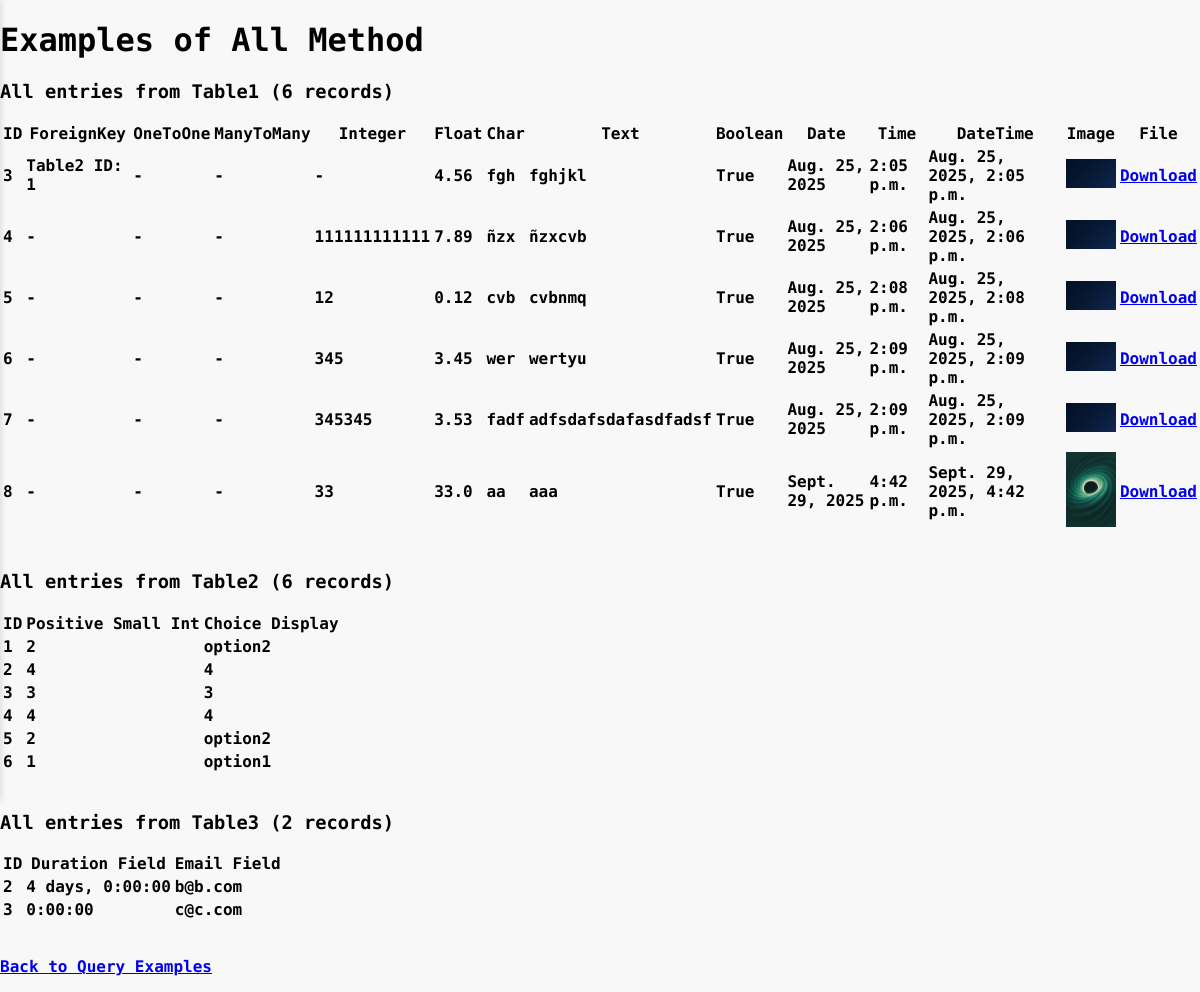
/all_example, run on the app's committed database.
### rest/models.py (models this page shows, shortened)
class Table1(models.Model):
    foreign_key = models.ForeignKey(Table2, on_delete=models.CASCADE, related_name='table1_foreign', null=True, blank=True)
    one_to_one = models.OneToOneField(Table2, on_delete=models.CASCADE, related_name='table1_one', null=True, blank=True)
    many_to_many = models.ManyToManyField(Table3, related_name='table1_many', blank=True)
    integer_field = models.IntegerField(null=True, blank=True)      # Integer value (optional)
    float_field = models.FloatField(null=True, blank=True)          # Floating point number
    char_field = models.CharField(max_length=15)                    # Short text with max length
    text_field= models.TextField(blank=True)                        # Long text (optional)
    boolean_field = models.BooleanField(default=False)              # True or False
    date_field = models.DateField(null=True, blank=True)           # Date only
    time_field = models.TimeField(null=True, blank=True)           # Time only
    datetime_field = models.DateTimeField(null=True, blank=True)   # Full date and time
    image_field = models.ImageField(upload_to='images/', null=True, blank=True)  # For image files
    file_field = models.FileField(upload_to='files/', null=True, blank=True)     # For general files

class Table2(models.Model):
    CHOICES = (
        (1, 'option1'),
        (2, 'option2'),
    )
    positive_small_int = models.PositiveSmallIntegerField(choices=CHOICES, default=1)
    def __str__(self):
        return f"Table2 ID: {self.id}"

class Table3(models.Model):
    duration_field = models.DurationField()
    email_field = models.EmailField(max_length=254, unique=True)

### rest/views.py (the view)
# urls.py: path('all_example', views.all_example, name='all_example'),
def all_example(request):
    all_table1 = Table1.objects.all()
    all_table2 = Table2.objects.all()
    all_table3 = Table3.objects.all()
    context = {
        'type': 'All',
        'table1_data': all_table1,
        'table2_data': all_table2,
        'table3_data': all_table3,
        'table1_count': all_table1.count(),
        'table2_count': all_table2.count(),
        'table3_count': all_table3.count(),
    }
    return render(request, 'all_queries.html', context)

### json_app/context_processors.py (called while the page is built)
def dark_mode_context(request):
    return {'dark_mode': request.session.get('dark_mode', False)}

### rest/templates/all_queries.html
{% extends "base.html" %}
{% block body %}
<h1>Examples of {{ type }} Method</h1>
<h3>All entries from Table1 ({{ table1_count }} records)</h3>
{% if table1_data %}
<table>
    <thead>
        <tr>
            <th>ID</th>
            <th>ForeignKey</th>
            <th>OneToOne</th>
            <th>ManyToMany</th>
            <th>Integer</th>
            <th>Float</th>
            <th>Char</th>
            <th>Text</th>
            <th>Boolean</th>
            <th>Date</th>
            <th>Time</th>
            <th>DateTime</th>
            <th>Image</th>
            <th>File</th>
        </tr>
    </thead>
    <tbody>
        {% for entry in table1_data %}
        <tr>
            <td>{{ entry.id }}</td>
            <td>{{ entry.foreign_key|default:"-" }}</td>
            <td>{{ entry.one_to_one|default:"-" }}</td>
            <td>
                {% for m in entry.many_to_many.all %}
                    {{ m.email_field }}{% if not forloop.last %}, {% endif %}
                {% empty %}
                    -
                {% endfor %}
            </td>
            <td>{{ entry.integer_field|default:"-" }}</td>
            <td>{{ entry.float_field|default:"-" }}</td>
            <td>{{ entry.char_field|default:"-" }}</td>
            <td>{{ entry.text_field|default:"-" }}</td>
            <td>{{ entry.boolean_field }}</td>
            <td>{{ entry.date_field|default:"-" }}</td>
            <td>{{ entry.time_field|default:"-" }}</td>
            <td>{{ entry.datetime_field|default:"-" }}</td>
            <td>
                {% if entry.image_field %}
                    <img src="{{ entry.image_field.url }}" alt="img" width="50">
                {% else %}
                    -
                {% endif %}
            </td>
            <td>
                {% if entry.file_field %}
                    <a href="{{ entry.file_field.url }}">Download</a>
                {% else %}
                    -
                {% endif %}
            </td>
        </tr>
        {% endfor %}
    </tbody>
</table>
{% else %}
<p>No records found in Table1.</p>
{% endif %}
<br>
<h3>All entries from Table2 ({{ table2_count }} records)</h3>
{% if table2_data %}
<table>
    <thead>
        <tr>
            <th>ID</th>
            <th>Positive Small Int</th>
            <th>Choice Display</th>
        </tr>
    </thead>
    <tbody>
        {% for entry in table2_data %}
        <tr>
            <td>{{ entry.id }}</td>
            <td>{{ entry.positive_small_int }}</td>
            <td>{{ entry.get_positive_small_int_display }}</td>
        </tr>
        {% endfor %}
    </tbody>
</table>
{% else %}
<p>No records found in Table2.</p>
{% endif %}
<br>
<h3>All entries from Table3 ({{ table3_count }} records)</h3>
{% if table3_data %}
<table>
    <thead>
        <tr>
            <th>ID</th>
            <th>Duration Field</th>
            <th>Email Field</th>
        </tr>
    </thead>
    <tbody>
        {% for entry in table3_data %}
        <tr>
            <td>{{ entry.id }}</td>
            <td>{{ entry.duration_field }}</td>
            <td>{{ entry.email_field }}</td>
        </tr>
        {% endfor %}
    </tbody>
</table>
{% else %}
<p>No records found in Table3.</p>
{% endif %}
<br>
<p><a href="{% url 'making_queries' %}">Back to Query Examples</a></p>
{% endblock %}

### static/css/style.css (style rules this page uses)
:root { --dark-color: #181D27; --white-color: #F8F8F8; --green-body: #44B78B; --padding: 10px; --font-: 'Jersey 10', sans-serif; --font-small: "Kode Mono", monospace; }
body { font-family: var(--font-small); margin: 0px; font-weight: bolder; }

### static/css/dark_mode.css (style rules this page uses)
:root { --back-color: #F8F8F8; --text-color: #181D27; --dark-color: #222937; --green-dark: #0C4B33; --grey: #3a3a3a; }
body { background-color: var(--back-color); transition: background-color 0.3s ease, color 0.3s ease; }

### data on the page
Table1: id "3", foreign_key "Table2 ID: 1", one_to_one "-", integer_field "-", float_field "4.56", char_field "fgh", text_field "fghjkl", boolean_field "True", date_field "Aug. 25, 2025", time_field "2:05 p.m.", datetime_field "Aug. 25, 2025, 2:05 p.m.", image_field (picture)
Table1: id "4", foreign_key "-", one_to_one "-", integer_field "111111111111", float_field "7.89", char_field "ñzx", text_field "ñzxcvb", boolean_field "True", date_field "Aug. 25, 2025", time_field "2:06 p.m.", datetime_field "Aug. 25, 2025, 2:06 p.m.", image_field (picture)
Table1: id "5", foreign_key "-", one_to_one "-", integer_field "12", float_field "0.12", char_field "cvb", text_field "cvbnmq", boolean_field "True", date_field "Aug. 25, 2025", time_field "2:08 p.m.", datetime_field "Aug. 25, 2025, 2:08 p.m.", image_field (picture)
Table1: id "6", foreign_key "-", one_to_one "-", integer_field "345", float_field "3.45", char_field "wer", text_field "wertyu", boolean_field "True", date_field "Aug. 25, 2025", time_field "2:09 p.m.", datetime_field "Aug. 25, 2025, 2:09 p.m.", image_field (picture)
Table1: id "7", foreign_key "-", one_to_one "-", integer_field "345345", float_field "3.53", char_field "fadf", text_field "adfsdafsdafasdfadsf", boolean_field "True", date_field "Aug. 25, 2025", time_field "2:09 p.m.", datetime_field "Aug. 25, 2025, 2:09 p.m.", image_field (picture)
Table1: id "8", foreign_key "-", one_to_one "-", integer_field "33", float_field "33.0", char_field "aa", text_field "aaa", boolean_field "True", date_field "Sept. 29, 2025", time_field "4:42 p.m.", datetime_field "Sept. 29, 2025, 4:42 p.m.", image_field (picture)
Table2: id "1", positive_small_int "2", positive_small_int "option2"
Table2: id "2", positive_small_int "4"
Table2: id "3", positive_small_int "3"
Table2: id "4", positive_small_int "4"
Table2: id "5", positive_small_int "2", positive_small_int "option2"
Table2: id "6", positive_small_int "1", positive_small_int "option1"
Table3: id "2", duration_field "4 days, 0:00:00", email_field "b@b.com"
Table3: id "3", duration_field "0:00:00", email_field "c@c.com"

### other printed values
{{ type }} "All"
{{ table1_count }} "6"
{{ table2_count }} "6"
{{ table3_count }} "2"
